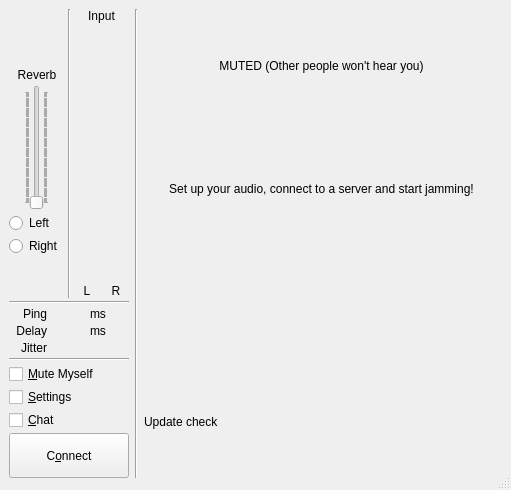
<?xml version="1.0" encoding="UTF-8"?>
<ui version="4.0">
 <class>CClientDlgBase</class>
 <widget class="QDialog" name="CClientDlgBase">
  <property name="geometry">
   <rect>
    <x>0</x>
    <y>0</y>
    <width>511</width>
    <height>490</height>
   </rect>
  </property>
  <property name="acceptDrops">
   <bool>true</bool>
  </property>
  <property name="windowTitle">
   <string/>
  </property>
  <property name="windowIcon">
   <iconset resource="resources.qrc">
    <normaloff>:/png/main/res/fronticon.png</normaloff>:/png/main/res/fronticon.png</iconset>
  </property>
  <property name="styleSheet">
   <string/>
  </property>
  <property name="sizeGripEnabled">
   <bool>true</bool>
  </property>
  <layout class="QHBoxLayout">
   <property name="leftMargin">
    <number>0</number>
   </property>
   <property name="topMargin">
    <number>0</number>
   </property>
   <property name="rightMargin">
    <number>3</number>
   </property>
   <property name="bottomMargin">
    <number>3</number>
   </property>
   <item>
    <widget class="QFrame" name="backgroundFrame">
     <property name="minimumSize">
      <size>
       <width>0</width>
       <height>0</height>
      </size>
     </property>
     <property name="frameShape">
      <enum>QFrame::NoFrame</enum>
     </property>
     <property name="frameShadow">
      <enum>QFrame::Plain</enum>
     </property>
     <layout class="QVBoxLayout" name="verticalLayout_5">
      <item>
       <layout class="QHBoxLayout" name="horizontalLayout_3">
        <item>
         <layout class="QHBoxLayout" name="horizontalLayout_2">
          <property name="spacing">
           <number>6</number>
          </property>
          <item>
           <layout class="QVBoxLayout" name="verticalLayout_4">
            <property name="spacing">
             <number>3</number>
            </property>
            <item>
             <layout class="QHBoxLayout" name="horizontalLayout">
              <item>
               <layout class="QVBoxLayout" name="verticalLayout_3">
                <item>
                 <widget class="QLabel" name="pxlLogo">
                  <property name="sizePolicy">
                   <sizepolicy hsizetype="Preferred" vsizetype="Preferred">
                    <horstretch>0</horstretch>
                    <verstretch>0</verstretch>
                   </sizepolicy>
                  </property>
                  <property name="pixmap">
                   <pixmap resource="resources.qrc">:/png/main/res/fronticon.png</pixmap>
                  </property>
                  <property name="alignment">
                   <set>Qt::AlignCenter</set>
                  </property>
                  <property name="wordWrap">
                   <bool>false</bool>
                  </property>
                 </widget>
                </item>
                <item>
                 <spacer name="verticalSpacer">
                  <property name="orientation">
                   <enum>Qt::Vertical</enum>
                  </property>
                  <property name="sizeType">
                   <enum>QSizePolicy::Expanding</enum>
                  </property>
                  <property name="sizeHint" stdset="0">
                   <size>
                    <width>13</width>
                    <height>10</height>
                   </size>
                  </property>
                 </spacer>
                </item>
                <item>
                 <layout class="QVBoxLayout">
                  <item>
                   <layout class="QVBoxLayout">
                    <property name="spacing">
                     <number>3</number>
                    </property>
                    <item>
                     <widget class="QLabel" name="lblAudioReverb">
                      <property name="text">
                       <string>Reverb</string>
                      </property>
                      <property name="alignment">
                       <set>Qt::AlignCenter</set>
                      </property>
                     </widget>
                    </item>
                    <item>
                     <layout class="QHBoxLayout">
                      <item>
                       <spacer>
                        <property name="orientation">
                         <enum>Qt::Horizontal</enum>
                        </property>
                        <property name="sizeType">
                         <enum>QSizePolicy::Minimum</enum>
                        </property>
                        <property name="sizeHint" stdset="0">
                         <size>
                          <width>0</width>
                          <height>20</height>
                         </size>
                        </property>
                       </spacer>
                      </item>
                      <item>
                       <widget class="QSlider" name="sldAudioReverb">
                        <property name="sizePolicy">
                         <sizepolicy hsizetype="Fixed" vsizetype="Expanding">
                          <horstretch>0</horstretch>
                          <verstretch>0</verstretch>
                         </sizepolicy>
                        </property>
                        <property name="minimumSize">
                         <size>
                          <width>0</width>
                          <height>125</height>
                         </size>
                        </property>
                        <property name="maximumSize">
                         <size>
                          <width>16777215</width>
                          <height>300</height>
                         </size>
                        </property>
                        <property name="pageStep">
                         <number>1</number>
                        </property>
                        <property name="orientation">
                         <enum>Qt::Vertical</enum>
                        </property>
                        <property name="tickPosition">
                         <enum>QSlider::TicksBothSides</enum>
                        </property>
                       </widget>
                      </item>
                      <item>
                       <spacer>
                        <property name="orientation">
                         <enum>Qt::Horizontal</enum>
                        </property>
                        <property name="sizeType">
                         <enum>QSizePolicy::Minimum</enum>
                        </property>
                        <property name="sizeHint" stdset="0">
                         <size>
                          <width>0</width>
                          <height>20</height>
                         </size>
                        </property>
                       </spacer>
                      </item>
                     </layout>
                    </item>
                   </layout>
                  </item>
                  <item>
                   <layout class="QVBoxLayout">
                    <property name="spacing">
                     <number>3</number>
                    </property>
                    <item>
                     <widget class="QRadioButton" name="rbtReverbSelL">
                      <property name="text">
                       <string>Left</string>
                      </property>
                     </widget>
                    </item>
                    <item>
                     <widget class="QRadioButton" name="rbtReverbSelR">
                      <property name="text">
                       <string>Right</string>
                      </property>
                     </widget>
                    </item>
                   </layout>
                  </item>
                 </layout>
                </item>
                <item>
                 <spacer>
                  <property name="orientation">
                   <enum>Qt::Vertical</enum>
                  </property>
                  <property name="sizeType">
                   <enum>QSizePolicy::Expanding</enum>
                  </property>
                  <property name="sizeHint" stdset="0">
                   <size>
                    <width>13</width>
                    <height>10</height>
                   </size>
                  </property>
                 </spacer>
                </item>
               </layout>
              </item>
              <item>
               <widget class="Line" name="lineMeter">
                <property name="orientation">
                 <enum>Qt::Vertical</enum>
                </property>
               </widget>
              </item>
              <item>
               <layout class="QVBoxLayout">
                <item>
                 <widget class="QLabel" name="lblInputLEDMeter">
                  <property name="text">
                   <string>Input</string>
                  </property>
                  <property name="alignment">
                   <set>Qt::AlignCenter</set>
                  </property>
                 </widget>
                </item>
                <item>
                 <layout class="QHBoxLayout">
                  <item>
                   <widget class="CLevelMeter" name="lbrInputLevelL" native="true">
                    <property name="sizePolicy">
                     <sizepolicy hsizetype="Fixed" vsizetype="Expanding">
                      <horstretch>0</horstretch>
                      <verstretch>0</verstretch>
                     </sizepolicy>
                    </property>
                    <property name="minimumSize">
                     <size>
                      <width>19</width>
                      <height>88</height>
                     </size>
                    </property>
                   </widget>
                  </item>
                  <item>
                   <widget class="CLevelMeter" name="lbrInputLevelR" native="true">
                    <property name="sizePolicy">
                     <sizepolicy hsizetype="Fixed" vsizetype="Expanding">
                      <horstretch>0</horstretch>
                      <verstretch>0</verstretch>
                     </sizepolicy>
                    </property>
                    <property name="minimumSize">
                     <size>
                      <width>19</width>
                      <height>88</height>
                     </size>
                    </property>
                   </widget>
                  </item>
                 </layout>
                </item>
                <item>
                 <layout class="QHBoxLayout">
                  <item>
                   <widget class="QLabel" name="lblLevelMeterLeft">
                    <property name="text">
                     <string>L</string>
                    </property>
                    <property name="alignment">
                     <set>Qt::AlignCenter</set>
                    </property>
                   </widget>
                  </item>
                  <item>
                   <widget class="QLabel" name="lblLevelMeterRight">
                    <property name="text">
                     <string>R</string>
                    </property>
                    <property name="alignment">
                     <set>Qt::AlignCenter</set>
                    </property>
                   </widget>
                  </item>
                 </layout>
                </item>
               </layout>
              </item>
             </layout>
            </item>
            <item>
             <widget class="Line" name="lineUpperLowerLeft_2">
              <property name="orientation">
               <enum>Qt::Horizontal</enum>
              </property>
             </widget>
            </item>
            <item>
             <layout class="QGridLayout" name="gridLayout">
              <item row="2" column="0">
               <widget class="QLabel" name="lblBuffers">
                <property name="text">
                 <string>Jitter</string>
                </property>
                <property name="alignment">
                 <set>Qt::AlignRight|Qt::AlignTrailing|Qt::AlignVCenter</set>
                </property>
                <property name="wordWrap">
                 <bool>false</bool>
                </property>
               </widget>
              </item>
              <item row="1" column="0">
               <widget class="QLabel" name="lblDelay">
                <property name="text">
                 <string>Delay</string>
                </property>
                <property name="alignment">
                 <set>Qt::AlignRight|Qt::AlignTrailing|Qt::AlignVCenter</set>
                </property>
                <property name="wordWrap">
                 <bool>false</bool>
                </property>
               </widget>
              </item>
              <item row="0" column="0">
               <widget class="QLabel" name="lblPing">
                <property name="text">
                 <string>Ping</string>
                </property>
                <property name="alignment">
                 <set>Qt::AlignRight|Qt::AlignTrailing|Qt::AlignVCenter</set>
                </property>
                <property name="wordWrap">
                 <bool>false</bool>
                </property>
               </widget>
              </item>
              <item row="0" column="1">
               <widget class="QLabel" name="lblPingVal">
                <property name="minimumSize">
                 <size>
                  <width>34</width>
                  <height>0</height>
                 </size>
                </property>
                <property name="layoutDirection">
                 <enum>Qt::LeftToRight</enum>
                </property>
                <property name="text">
                 <string/>
                </property>
                <property name="alignment">
                 <set>Qt::AlignRight|Qt::AlignTrailing|Qt::AlignVCenter</set>
                </property>
               </widget>
              </item>
              <item row="0" column="2">
               <widget class="QLabel" name="lblPingUnit">
                <property name="minimumSize">
                 <size>
                  <width>22</width>
                  <height>0</height>
                 </size>
                </property>
                <property name="maximumSize">
                 <size>
                  <width>22</width>
                  <height>16777215</height>
                 </size>
                </property>
                <property name="text">
                 <string>ms</string>
                </property>
               </widget>
              </item>
              <item row="1" column="1">
               <widget class="QLabel" name="lblDelayVal">
                <property name="minimumSize">
                 <size>
                  <width>34</width>
                  <height>0</height>
                 </size>
                </property>
                <property name="layoutDirection">
                 <enum>Qt::LeftToRight</enum>
                </property>
                <property name="text">
                 <string/>
                </property>
                <property name="alignment">
                 <set>Qt::AlignRight|Qt::AlignTrailing|Qt::AlignVCenter</set>
                </property>
               </widget>
              </item>
              <item row="1" column="2">
               <widget class="QLabel" name="lblDelayUnit">
                <property name="minimumSize">
                 <size>
                  <width>22</width>
                  <height>0</height>
                 </size>
                </property>
                <property name="maximumSize">
                 <size>
                  <width>22</width>
                  <height>16777215</height>
                 </size>
                </property>
                <property name="text">
                 <string>ms</string>
                </property>
               </widget>
              </item>
              <item row="1" column="3">
               <widget class="CMultiColorLED" name="ledDelay" native="true">
                <property name="sizePolicy">
                 <sizepolicy hsizetype="Fixed" vsizetype="Fixed">
                  <horstretch>0</horstretch>
                  <verstretch>0</verstretch>
                 </sizepolicy>
                </property>
                <property name="minimumSize">
                 <size>
                  <width>14</width>
                  <height>14</height>
                 </size>
                </property>
                <property name="maximumSize">
                 <size>
                  <width>14</width>
                  <height>14</height>
                 </size>
                </property>
               </widget>
              </item>
              <item row="2" column="3">
               <widget class="CMultiColorLED" name="ledBuffers" native="true">
                <property name="sizePolicy">
                 <sizepolicy hsizetype="Fixed" vsizetype="Fixed">
                  <horstretch>0</horstretch>
                  <verstretch>0</verstretch>
                 </sizepolicy>
                </property>
                <property name="minimumSize">
                 <size>
                  <width>14</width>
                  <height>14</height>
                 </size>
                </property>
                <property name="maximumSize">
                 <size>
                  <width>14</width>
                  <height>14</height>
                 </size>
                </property>
               </widget>
              </item>
             </layout>
            </item>
            <item>
             <widget class="Line" name="lineUpperLowerLeft">
              <property name="orientation">
               <enum>Qt::Horizontal</enum>
              </property>
             </widget>
            </item>
            <item>
             <widget class="QCheckBox" name="chbLocalMute">
              <property name="text">
               <string>&amp;Mute Myself</string>
              </property>
             </widget>
            </item>
            <item>
             <widget class="QCheckBox" name="chbSettings">
              <property name="text">
               <string>&amp;Settings</string>
              </property>
             </widget>
            </item>
            <item>
             <widget class="QCheckBox" name="chbChat">
              <property name="text">
               <string>&amp;Chat</string>
              </property>
             </widget>
            </item>
            <item>
             <widget class="QPushButton" name="butConnect">
              <property name="sizePolicy">
               <sizepolicy hsizetype="Preferred" vsizetype="Fixed">
                <horstretch>0</horstretch>
                <verstretch>0</verstretch>
               </sizepolicy>
              </property>
              <property name="minimumSize">
               <size>
                <width>120</width>
                <height>45</height>
               </size>
              </property>
              <property name="text">
               <string>C&amp;onnect</string>
              </property>
              <property name="autoDefault">
               <bool>false</bool>
              </property>
              <property name="default">
               <bool>false</bool>
              </property>
             </widget>
            </item>
           </layout>
          </item>
          <item>
           <widget class="Line" name="linePanReverb">
            <property name="orientation">
             <enum>Qt::Vertical</enum>
            </property>
           </widget>
          </item>
         </layout>
        </item>
        <item>
         <layout class="QVBoxLayout" name="verticalLayout">
          <item>
           <widget class="QLabel" name="lblGlobalInfoLabel">
            <property name="text">
             <string>MUTED (Other people won't hear you)</string>
            </property>
            <property name="alignment">
             <set>Qt::AlignCenter</set>
            </property>
            <property name="margin">
             <number>6</number>
            </property>
           </widget>
          </item>
          <item>
           <layout class="QVBoxLayout" name="verticalLayout_2">
            <property name="sizeConstraint">
             <enum>QLayout::SetMinimumSize</enum>
            </property>
            <property name="leftMargin">
             <number>0</number>
            </property>
            <property name="topMargin">
             <number>9</number>
            </property>
            <item>
             <widget class="QLabel" name="lblConnectToServer">
              <property name="sizePolicy">
               <sizepolicy hsizetype="Expanding" vsizetype="Preferred">
                <horstretch>0</horstretch>
                <verstretch>0</verstretch>
               </sizepolicy>
              </property>
              <property name="text">
               <string>Set up your audio, connect to a server and start jamming!</string>
              </property>
              <property name="alignment">
               <set>Qt::AlignCenter</set>
              </property>
             </widget>
            </item>
           </layout>
          </item>
          <item>
           <widget class="CAudioMixerBoard" name="MainMixerBoard" native="true">
            <property name="sizePolicy">
             <sizepolicy hsizetype="Expanding" vsizetype="Preferred">
              <horstretch>0</horstretch>
              <verstretch>0</verstretch>
             </sizepolicy>
            </property>
           </widget>
          </item>
          <item>
           <widget class="QLabel" name="lblUpdateCheck">
            <property name="text">
             <string>Update check</string>
            </property>
           </widget>
          </item>
         </layout>
        </item>
       </layout>
      </item>
     </layout>
    </widget>
   </item>
  </layout>
 </widget>
 <customwidgets>
  <customwidget>
   <class>CMultiColorLED</class>
   <extends>QWidget</extends>
   <header>multicolorled.h</header>
  </customwidget>
  <customwidget>
   <class>CAudioMixerBoard</class>
   <extends>QWidget</extends>
   <header>audiomixerboard.h</header>
  </customwidget>
  <customwidget>
   <class>CLevelMeter</class>
   <extends>QWidget</extends>
   <header>levelmeter.h</header>
   <container>1</container>
  </customwidget>
 </customwidgets>
 <tabstops>
  <tabstop>butConnect</tabstop>
  <tabstop>chbLocalMute</tabstop>
  <tabstop>chbSettings</tabstop>
  <tabstop>chbChat</tabstop>
  <tabstop>sldAudioReverb</tabstop>
  <tabstop>rbtReverbSelL</tabstop>
  <tabstop>rbtReverbSelR</tabstop>
  <tabstop>lblBuffers</tabstop>
  <tabstop>ledBuffers</tabstop>
  <tabstop>lblPing</tabstop>
  <tabstop>lblPingVal</tabstop>
  <tabstop>lblPingUnit</tabstop>
  <tabstop>ledPing</tabstop>
  <tabstop>lblDelay</tabstop>
  <tabstop>lblDelayVal</tabstop>
  <tabstop>lblDelayUnit</tabstop>
 </tabstops>
 <resources>
  <include location="resources.qrc"/>
 </resources>
 <connections/>
</ui>
